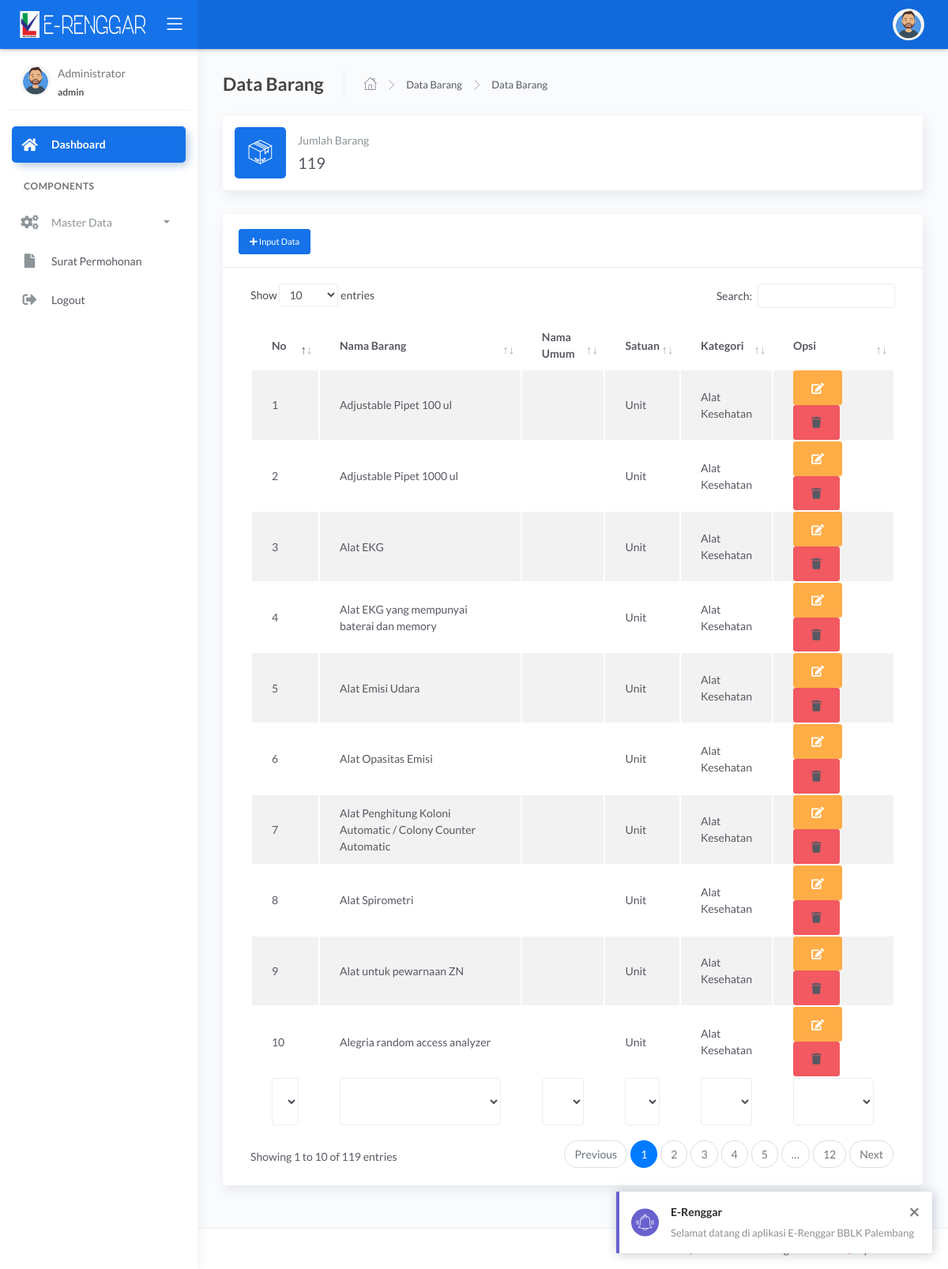
Screenshot of /operator/barang.php?data (signed in) with the database file from the repository.
### tables this page shows
CREATE TABLE `barang` (
  `id_barang` int(11) NOT NULL,
  `kode_katalog` varchar(25) NOT NULL,
  `nama_barang` varchar(255) NOT NULL,
  `nama_umum` varchar(255) NOT NULL,
  `satuan` varchar(255) NOT NULL,
  `kemasan` varchar(50) NOT NULL,
  `kategori` enum('Alat Kesehatan','Pengolah Data','Peralatan Kantor','ART','Reagen') NOT NULL
);

### operator/barang.php (the view, shortened to what this page needs)
<?php include 'header.php';
$barang=mysqli_query($koneksi,"SELECT * FROM barang")or die(mysql_error());
?>
	<div class="main-panel">
			<div class="content">
				<div class="page-inner">
					<div class="page-header">
						<h4 class="page-title">Data Barang</h4>
						<ul class="breadcrumbs">
							<li class="nav-home">
								<a href="#">
									<i class="flaticon-home"></i>
								</a>
							</li>
							<li class="separator">
								<i class="flaticon-right-arrow"></i>
							</li>
							<li class="nav-item">
								<a href="#">Data Barang</a>
							</li>
							<li class="separator">
								<i class="flaticon-right-arrow"></i>
							</li>
							<li class="nav-item">
								<a href="barang.php?data">Data Barang</a>
							</li>
						</ul>
					</div>
					<?php if(isset($_GET['data'])){ ?>
					<div class="row">
						<div class="col-sm-12 col-md-12">
					<div class="card card-stats card-round">
						<div class="card-body ">
							<div class="row align-items-center">
								<div class="col-icon">
									<div class="icon-big text-center icon-primary bubble-shadow-small">
										<i class="flaticon-box-1"></i>
									</div>
								</div>
								<div class="col col-stats ml-3 ml-sm-0">
									<div class="numbers">
										<p class="card-category">Jumlah Barang</p>
										<h4 class="card-title"><?= mysqli_num_rows($barang); ?></h4>
									</div>
								</div>
							</div>
						</div>
					</div>
				</div>
						<div class="col-md-12">
							<div class="card">
								<div class="card-header">
									<h4 class="card-title"><button type="button" class="btn btn-sm btn-primary" data-toggle="modal" data-target="#modal-default">
                <span class="fas fa-plus"></span> Input Data</button></h4>
								</div>
								<div class="card-body">
									<div class="table-responsive">
										<table id="multi-filter-select" class="display table table-striped table-hover" >
											<thead>
												<tr>
													<th>No</th>
													<th width="250px">Nama Barang</th>
										            <th>Nama Umum</th>
										            <th>Satuan</th>
										            <th>Kategori</th>
													<th width="150px">Opsi</th>
												</tr>
											</thead>
											<tfoot>
												<tr>
													<th>No</th>
													<th width="250px">Nama Barang</th>
										            <th>Nama Umum</th>
										            <th>Satuan</th>
										            <th>Kategori</th>
													<th width="100px">Opsi</th>
												</tr>
											</tfoot>
											<tbody>
											<?php
									        $sql = "SELECT * FROM barang";
									        $query = mysqli_query($koneksi,$sql);
									        $no=1;
									        while ($a = mysqli_fetch_array($query)) :?>
												<tr>
													<td><?php echo $no++; ?></td>
													<td><?php echo $a['nama_barang'] ?></td>
													<td><?php echo $a['nama_umum'] ?></td>
													<td><?php echo $a['satuan'] ?></td>
													<td><?php echo $a['kategori'] ?></td>
													<td>
														<a class="btn btn-warning" href="?edit&id_barang=<?php echo $a['id_barang']; ?>"  title='Edit'>										<i class="fa fa-edit"></i>
														</a>
														<a onclick="if(confirm('Apakah anda yakin ingin menghapus data ini ??')){ location.href='?hapus&id_barang=<?php echo $a['id_barang']; ?>' }" class="btn btn-danger"><i class="fa fa-trash"  title='Hapus'></i></a>
													</td>
												</tr>
												<?php endwhile;?>
											</tbody>
										</table>
									</div>
								</div>
							</div>
						</div>
					</div>
					  <?php } ?>
				</div>
			</div>

### rows the page displays
barang: nama_barang "Adjustable Pipet 100 ul", satuan "Unit", kategori "Alat Kesehatan"
barang: nama_barang "Adjustable Pipet 1000 ul", satuan "Unit", kategori "Alat Kesehatan"
barang: nama_barang "Alat EKG", satuan "Unit", kategori "Alat Kesehatan"
barang: nama_barang "Alat EKG yang mempunyai baterai dan memory", satuan "Unit", kategori "Alat Kesehatan"
barang: nama_barang "Alat Emisi Udara", satuan "Unit", kategori "Alat Kesehatan"
barang: nama_barang "Alat Opasitas Emisi", satuan "Unit", kategori "Alat Kesehatan"
barang: nama_barang "Alat Penghitung Koloni Automatic / Colony Counter Automatic", satuan "Unit", kategori "Alat Kesehatan"
barang: nama_barang "Alat Spirometri", satuan "Unit", kategori "Alat Kesehatan"
barang: nama_barang "Alat untuk pewarnaan ZN", satuan "Unit", kategori "Alat Kesehatan"
barang: nama_barang "Alegria random access analyzer", satuan "Unit", kategori "Alat Kesehatan"

### other values shown
$_SESSION['nama'] "Administrator"
$_SESSION['level'] "admin"
mysqli_num_rows($barang) "119"
